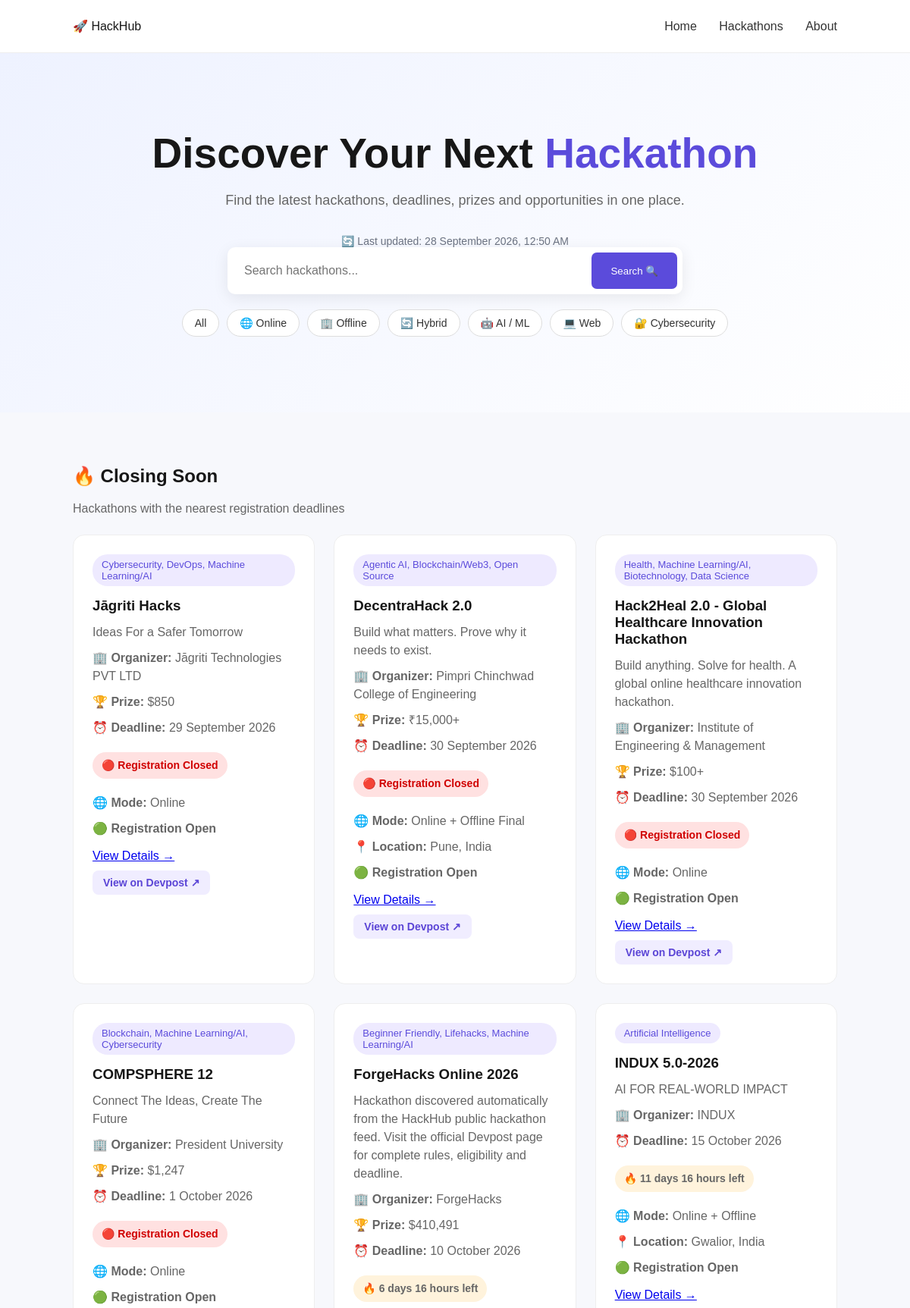
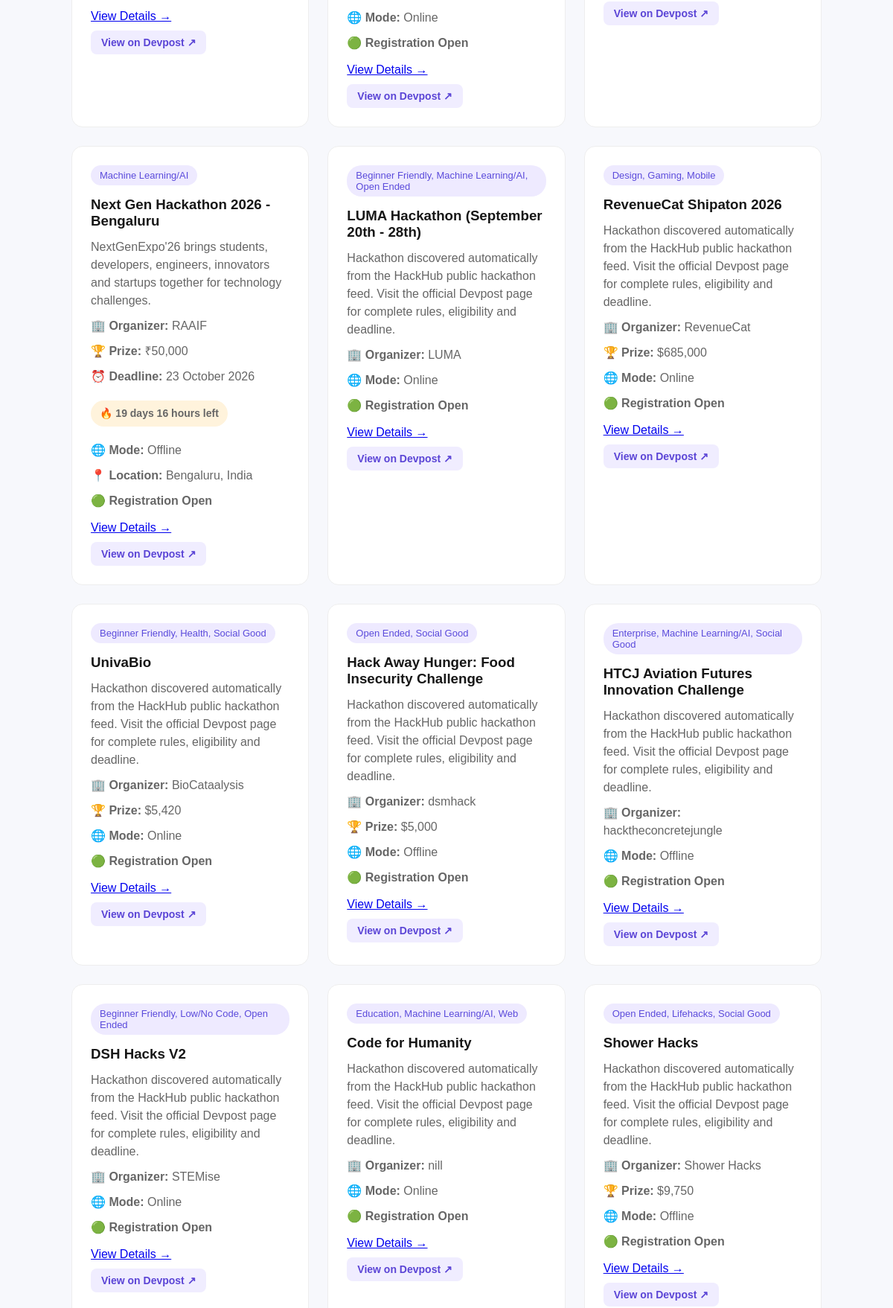
The page / (upper part) on the database its author committed (2 pictures, top to bottom).
### models/hackathon.py (models this page shows)
class Hackathon(db.Model):
    id = db.Column(
        db.Integer,
        primary_key=True
    )
    name = db.Column(
        db.String(200),
        nullable=False
    )
    organizer = db.Column(
        db.String(200)
    )
    description = db.Column(
        db.Text
    )
    registration_deadline = db.Column(
        db.String(100)
    )
    event_date = db.Column(
        db.String(100)
    )
    location = db.Column(
        db.String(200)
    )
    mode = db.Column(
        db.String(50)
    )
    prize_pool = db.Column(
        db.String(100)
    )
    team_size = db.Column(
        db.String(100)
    )
    eligibility = db.Column(
        db.Text
    )
    technologies = db.Column(
        db.String(500)
    )
    registration_url = db.Column(
        db.String(500)
    )
    source_url = db.Column(
        db.String(500)
    )
    status = db.Column(
        db.String(50),
        default="Open"
    )
    last_updated = db.Column(
        db.DateTime,
        default=datetime.utcnow
    )

### app.py (the view, shortened to what this page needs)
@app.route("/")
def home():
    search = request.args.get(
        "search",
        ""
    ).strip()
    selected_filter = request.args.get(
        "filter",
        "all"
    ).strip().lower()
    query = Hackathon.query
    hackathons = query.all()
    hackathons.sort(
        key=parse_deadline
    )
    closing_soon = []
    now = datetime.now()
    for hackathon in hackathons:
        deadline = parse_deadline(
            hackathon
        )
        if deadline == datetime.max:
            continue
        difference = (
            deadline - now
        ).total_seconds()
        if 0 < difference <= (
            30 * 24 * 60 * 60
        ):
            closing_soon.append(
                hackathon
            )
    closing_soon.sort(
        key=parse_deadline
    )
    last_updated = get_last_updated()
    return render_template(
        "index.html",
        hackathons=hackathons,
        closing_soon=closing_soon,
        search=search,
        filter=selected_filter,
        last_updated=last_updated
    )

### app.py (called while the page is built)
def parse_deadline(hackathon):
    try:
        return datetime.strptime(
            hackathon.registration_deadline,
            "%d %B %Y"
        )
    except Exception:
        return datetime.max

def get_last_updated():
    try:
        with open("refresh_time.txt", "r", encoding="utf-8") as file:
            refresh_time = file.read().strip()
        if refresh_time:
            return refresh_time
    except FileNotFoundError:
        pass
    return "Not updated yet"

### templates/index.html (shortened to what this page needs)
<!DOCTYPE html>
<html lang="en">
<head>
    <link rel="stylesheet"
          href="{{ url_for('static', filename='css/style.css') }}">
</head>
<body>
    <nav>
        <div class="logo">
            🚀 HackHub
        </div>
        <div class="nav-links">
            <a href="/">
                Home
            </a>
            <a href="/">
                Hackathons
            </a>
            <a href="#">
                About
            </a>
        </div>
    </nav>
    <section class="hero">
        <div class="hero-content">
            <h1>
                Discover Your Next
                <span>Hackathon</span>
            </h1>
            <p>
                Find the latest hackathons, deadlines,
                prizes and opportunities in one place.
            </p>
            <div class="last-updated">
                🔄 Last updated: {{ last_updated }}
            </div>
            <form
                class="search"
                method="GET"
                action="/"
            >
                <input
                    type="text"
                    name="search"
                    value="{{ search or '' }}"
                    placeholder="Search hackathons..."
                    autocomplete="off"
                >
                <button type="submit">
                    Search 🔍
                </button>
            </form>
            <div class="filters">
                <a
                    href="/"
                    class="filter-btn"
                >
                    All
                </a>
                <a
                    href="/?mode=Online"
                    class="filter-btn"
                >
                    🌐 Online
                </a>
                <a
                    href="/?mode=Offline"
                    class="filter-btn"
                >
                    🏢 Offline
                </a>
                <a
                    href="/?mode=Hybrid"
                    class="filter-btn"
                >
                    🔄 Hybrid
                </a>
                <a
                    href="/?technology=AI"
                    class="filter-btn"
                >
                    🤖 AI / ML
                </a>
                <a
                    href="/?technology=Web"
                    class="filter-btn"
                >
                    💻 Web
                </a>
                <a
                    href="/?technology=Cybersecurity"
                    class="filter-btn"
                >
                    🔐 Cybersecurity
                </a>
            </div>
        </div>
    </section>
    <section class="hackathons">
        {% if search %}
            <h2>
                🔎 Search Results
            </h2>
            <p class="search-result">
                Showing results for:
                <strong>
                    "{{ search }}"
                </strong>
            </p>
        {% elif mode %}
            <h2>
                🌐 {{ mode }} Hackathons
            </h2>
        {% elif technology %}
            <h2>
                💻 {{ technology }} Hackathons
            </h2>
        {% else %}
    <h2>
        🔥 Closing Soon
    </h2>
    <p class="section-subtitle">
        Hackathons with the nearest registration deadlines
    </p>
        {% endif %}
        <div class="cards">
            {% for hackathon in hackathons %}
                <div class="card">
                    <span class="tag">
                        {{ hackathon.technologies }}
                    </span>
                    <h3>
                        {{ hackathon.name }}
                    </h3>
                    <p>
                        {{ hackathon.description }}
                    </p>
                    <p>
                        🏢
                        <strong>
                            Organizer:
                        </strong>
                        {{ hackathon.organizer }}
                    </p>
                    <div class="hackathon-info">
    {% if hackathon.prize_pool
          and hackathon.prize_pool != "Check official source" %}
        <p>
            🏆 <strong>Prize:</strong>
            {{ hackathon.prize_pool }}
        </p>
    {% endif %}
    {% if hackathon.registration_deadline
          and hackathon.registration_deadline != "Check official source"
          and hackathon.registration_deadline != "Not available" %}
        <p>
            ⏰ <strong>Deadline:</strong>
            {{ hackathon.registration_deadline }}
        </p>
        <div
            class="deadline-box"
            data-deadline="{{ hackathon.registration_deadline }}"
        >
            <p
                class="countdown"
                data-deadline="{{ hackathon.registration_deadline }}"
            >
            </p>
        </div>
    {% endif %}
    {% if hackathon.mode
          and hackathon.mode != "Check official source" %}
        <p>
            🌐 <strong>Mode:</strong>
            {{ hackathon.mode }}
        </p>
    {% endif %}
    {% if hackathon.location
      and hackathon.location != "Check official source"
      and hackathon.location != "Online"
      and hackathon.location != "online" %}
    <p>📍 <strong>Location:</strong> {{ hackathon.location }}</p>
    {% endif %}
</div>
                    <p>
                        {% if hackathon.status == "Open" %}
                            🟢
                            <strong>
                                Registration Open
                            </strong>
                        {% else %}
                            🔴
                            <strong>
                                {{ hackathon.status }}
                            </strong>
                        {% endif %}
                    </p>
                    <div class="card-buttons">
    <a
        href="{{ url_for('hackathon_details', hackathon_id=hackathon.id) }}"
        class="details-btn"
    >
        View Details →
    </a>
    {% if hackathon.source_url %}
        <a
            href="{{ hackathon.source_url }}"
            target="_blank"
            rel="noopener noreferrer"
            class="source-btn"
        >
            View on Devpost ↗
        </a>
    {% endif %}
</div>
                </div>
            {% endfor %}
        </div>
    </section>
</body>
</html>

### static/css/style.css (style rules this page uses)
* { margin: 0; padding: 0; box-sizing: border-box; }
body { font-family: Arial, sans-serif; background: #f7f8fc; color: #171717; }
nav { height: 70px; padding: 0 8%; display: flex; justify-content: space-between; align-items: center; background: white; border-bottom: 1px solid #eee; }
nav a { text-decoration: none; color: #333; margin-left: 25px; }
.hero { text-align: center; padding: 100px 20px; background: linear-gradient( 135deg, #eef2ff, white ); }
.hero h1 { font-size: 55px; margin-bottom: 20px; }
.hero h1 span { color: #5b4bdb; }
.hero p { color: #666; font-size: 18px; margin-bottom: 35px; }
.search { display: flex; max-width: 600px; margin: auto; background: white; padding: 7px; border-radius: 10px; box-shadow: 0 5px 20px rgba(0,0,0,0.08); }
.search input { flex: 1; border: none; outline: none; padding: 15px; font-size: 16px; }
.search button { border: none; background: #5b4bdb; color: white; padding: 0 25px; border-radius: 7px; cursor: pointer; }
.hackathons { padding: 70px 8%; }
.hackathons h2 { margin-bottom: 30px; }
.cards { display: grid; grid-template-columns: repeat(auto-fit, minmax(280px, 1fr)); gap: 25px; }
.card { background: white; padding: 25px; border-radius: 15px; border: 1px solid #eee; transition: 0.3s; }
.tag { display: inline-block; padding: 6px 12px; background: #eeeaff; color: #5b4bdb; border-radius: 20px; font-size: 13px; margin-bottom: 15px; }
.card h3 { margin-bottom: 12px; }
.card p { color: #666; margin: 10px 0; line-height: 1.5; }
.filters { display: flex; justify-content: center; flex-wrap: wrap; gap: 10px; margin-top: 20px; }
.filter-btn { text-decoration: none; padding: 9px 16px; border-radius: 20px; background: white; color: #333; border: 1px solid #ddd; font-size: 14px; transition: 0.2s; }
.deadline-box { margin-top: 10px; }
.countdown { font-weight: bold; color: #e85d04; }
.countdown.closed { color: #d00000; }
.section-subtitle { color: #666; margin-top: -10px; margin-bottom: 25px; }
.deadline-box { margin-top: 12px; }
.countdown { display: inline-block; margin-top: 3px; padding: 5px 10px; border-radius: 20px; background: #fff3e0; color: #e85d04; font-weight: 600; font-size: 14px; }
.countdown.closed { background: #ffe5e5; color: #d00000; }
.card-buttons { display: flex; gap: 10px; flex-wrap: wrap; margin-top: 15px; }
.source-btn { display: inline-block; padding: 8px 14px; border-radius: 8px; background: #f0edff; color: #5b45d6; text-decoration: none; font-weight: 600; font-size: 14px; transition: 0.2s ease; }
.deadline-box { margin: 10px 0; }
.countdown { display: inline-block; padding: 7px 12px; border-radius: 20px; background: #fff3dc; font-weight: 600; font-size: 14px; }
.countdown.closed { background: #ffe1e1; color: #d00000; }
.card-buttons { display: flex; gap: 10px; flex-wrap: wrap; align-items: center; }
.card-buttons a { white-space: nowrap; }
.last-updated { margin-top: 12px; color: #6b7280; font-size: 14px; font-weight: 500; }

### rows shown on the page
Hackathon: technologies "Cybersecurity, DevOps, Machine Learning/AI", name "Jāgriti Hacks", description "Ideas For a Safer Tomorrow", organizer "Jāgriti Technologies PVT LTD", prize_pool "$850", registration_deadline "29 September 2026", mode "Online", status "Registration Open"
Hackathon: technologies "Agentic AI, Blockchain/Web3, Open Source", name "DecentraHack 2.0", description "Build what matters. Prove why it needs to exist.", organizer "Pimpri Chinchwad College of Engineering", prize_pool "₹15,000+", registration_deadline "30 September 2026", mode "Online + Offline Final", location "Pune, India", status "Registration Open"
Hackathon: technologies "Health, Machine Learning/AI, Biotechnology, Data Science", name "Hack2Heal 2.0 - Global Healthcare Innovation Hackathon", description "Build anything. Solve for health. A global online healthcare innovation hackathon.", organizer "Institute of Engineering & Management", prize_pool "$100+", registration_deadline "30 September 2026", mode "Online", status "Registration Open"
Hackathon: technologies "Blockchain, Machine Learning/AI, Cybersecurity", name "COMPSPHERE 12", description "Connect The Ideas, Create The Future", organizer "President University", prize_pool "$1,247", registration_deadline "1 October 2026", mode "Online", status "Registration Open"
Hackathon: technologies "Beginner Friendly, Lifehacks, Machine Learning/AI", name "ForgeHacks Online 2026", description "Hackathon discovered automatically from the HackHub public hackathon feed. Visit the official Devpost page for complete rules, eligibility and deadline.", organizer "ForgeHacks", prize_pool "$410,491", registration_deadline "10 October 2026", mode "Online", status "Registration Open"
Hackathon: technologies "Artificial Intelligence", name "INDUX 5.0-2026", description "AI FOR REAL-WORLD IMPACT", organizer "INDUX", registration_deadline "15 October 2026", mode "Online + Offline", location "Gwalior, India", status "Registration Open"
Hackathon: technologies "Machine Learning/AI", name "Next Gen Hackathon 2026 - Bengaluru", description "NextGenExpo'26 brings students, developers, engineers, innovators and startups together for technology challenges.", organizer "RAAIF", prize_pool "₹50,000", registration_deadline "23 October 2026", mode "Offline", location "Bengaluru, India", status "Registration Open"
Hackathon: technologies "Beginner Friendly, Machine Learning/AI, Open Ended", name "LUMA Hackathon (September 20th - 28th)", description "Hackathon discovered automatically from the HackHub public hackathon feed. Visit the official Devpost page for complete rules, eligibility and deadline.", organizer "LUMA", mode "Online", status "Registration Open"
Hackathon: technologies "Design, Gaming, Mobile", name "RevenueCat Shipaton 2026", description "Hackathon discovered automatically from the HackHub public hackathon feed. Visit the official Devpost page for complete rules, eligibility and deadline.", organizer "RevenueCat", prize_pool "$685,000", mode "Online", status "Registration Open"
Hackathon: technologies "Beginner Friendly, Health, Social Good", name "UnivaBio", description "Hackathon discovered automatically from the HackHub public hackathon feed. Visit the official Devpost page for complete rules, eligibility and deadline.", organizer "BioCataalysis", prize_pool "$5,420", mode "Online", status "Registration Open"
Hackathon: technologies "Open Ended, Social Good", name "Hack Away Hunger: Food Insecurity Challenge", description "Hackathon discovered automatically from the HackHub public hackathon feed. Visit the official Devpost page for complete rules, eligibility and deadline.", organizer "dsmhack", prize_pool "$5,000", mode "Offline", status "Registration Open"
Hackathon: technologies "Enterprise, Machine Learning/AI, Social Good", name "HTCJ Aviation Futures Innovation Challenge", description "Hackathon discovered automatically from the HackHub public hackathon feed. Visit the official Devpost page for complete rules, eligibility and deadline.", organizer "hacktheconcretejungle", mode "Offline", status "Registration Open"
Hackathon: technologies "Beginner Friendly, Low/No Code, Open Ended", name "DSH Hacks V2", description "Hackathon discovered automatically from the HackHub public hackathon feed. Visit the official Devpost page for complete rules, eligibility and deadline.", organizer "STEMise", mode "Online", status "Registration Open"
Hackathon: technologies "Education, Machine Learning/AI, Web", name "Code for Humanity", description "Hackathon discovered automatically from the HackHub public hackathon feed. Visit the official Devpost page for complete rules, eligibility and deadline.", organizer "nill", mode "Online", status "Registration Open"
Hackathon: technologies "Open Ended, Lifehacks, Social Good", name "Shower Hacks", description "Hackathon discovered automatically from the HackHub public hackathon feed. Visit the official Devpost page for complete rules, eligibility and deadline.", organizer "Shower Hacks", prize_pool "$9,750", mode "Offline", status "Registration Open"

### other values the page prints
{{ last_updated }} "28 September 2026, 12:50 AM"
